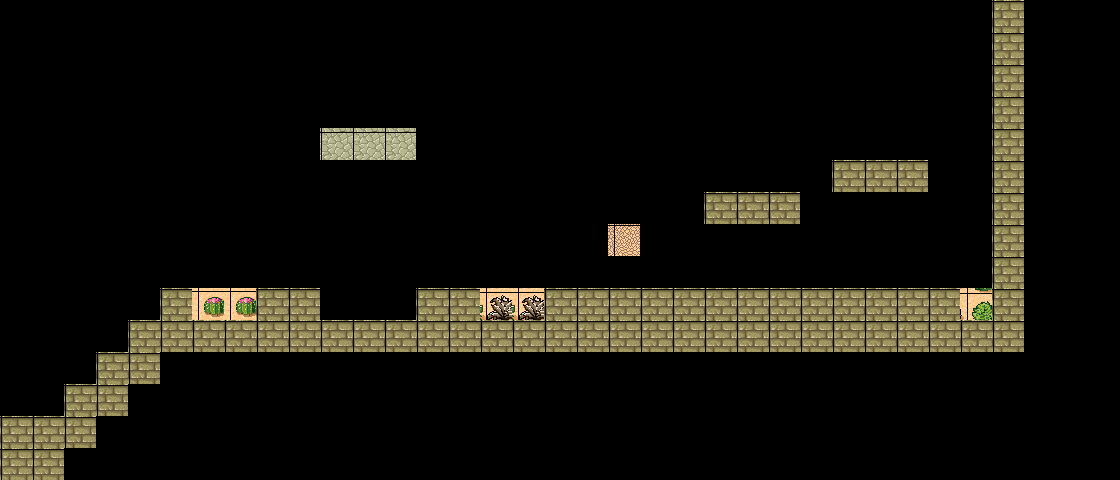

Below is a game level as drawn by its tile map, then a one-line description and the .tmx that defines it (tile-layer data replaced by summaries):
An orthogonal 35x15 tile map with 32x32 px tiles, 3 tile layers (floor, traps, clickable_laser_beam).

<map version="1.0" orientation="orthogonal" width="35" height="15" tilewidth="32" tileheight="32">
 <tileset firstgid="1" name="tmw_desert_spacing" tilewidth="32" tileheight="32">
  <image source="../img/tmw_desert_spacing.png" width="265" height="199" />
  <tile id="14">
   <properties>
    <property name="trap" value="lift" />
   </properties>
  </tile>
  <tile id="30">
   <properties>
    <property name="trap" value="fire" />
   </properties>
  </tile>
  <tile id="31">
   <properties>
    <property name="trap" value="canon" />
   </properties>
  </tile>
  <tile id="33">
   <properties>
    <property name="trap" value="fall" />
   </properties>
  </tile>
  <tile id="38">
   <properties>
    <property name="trap" value="spike" />
   </properties>
  </tile>
  <tile id="47">
   <properties>
    <property name="trap" value="laser" />
   </properties>
  </tile>
 </tileset>
 <layer name="floor" width="35" height="15">
  <data>[525 cells, 73 non-empty, 1 distinct tile ids]</data>
 </layer>
 <layer name="traps" width="35" height="15">
  <data>[525 cells, 10 non-empty, 6 distinct tile ids]</data>
 </layer>
 <layer name="clickable_laser_beam" width="35" height="15">
  <data>[525 cells, 0 non-empty, 0 distinct tile ids]</data>
 </layer>
</map>
